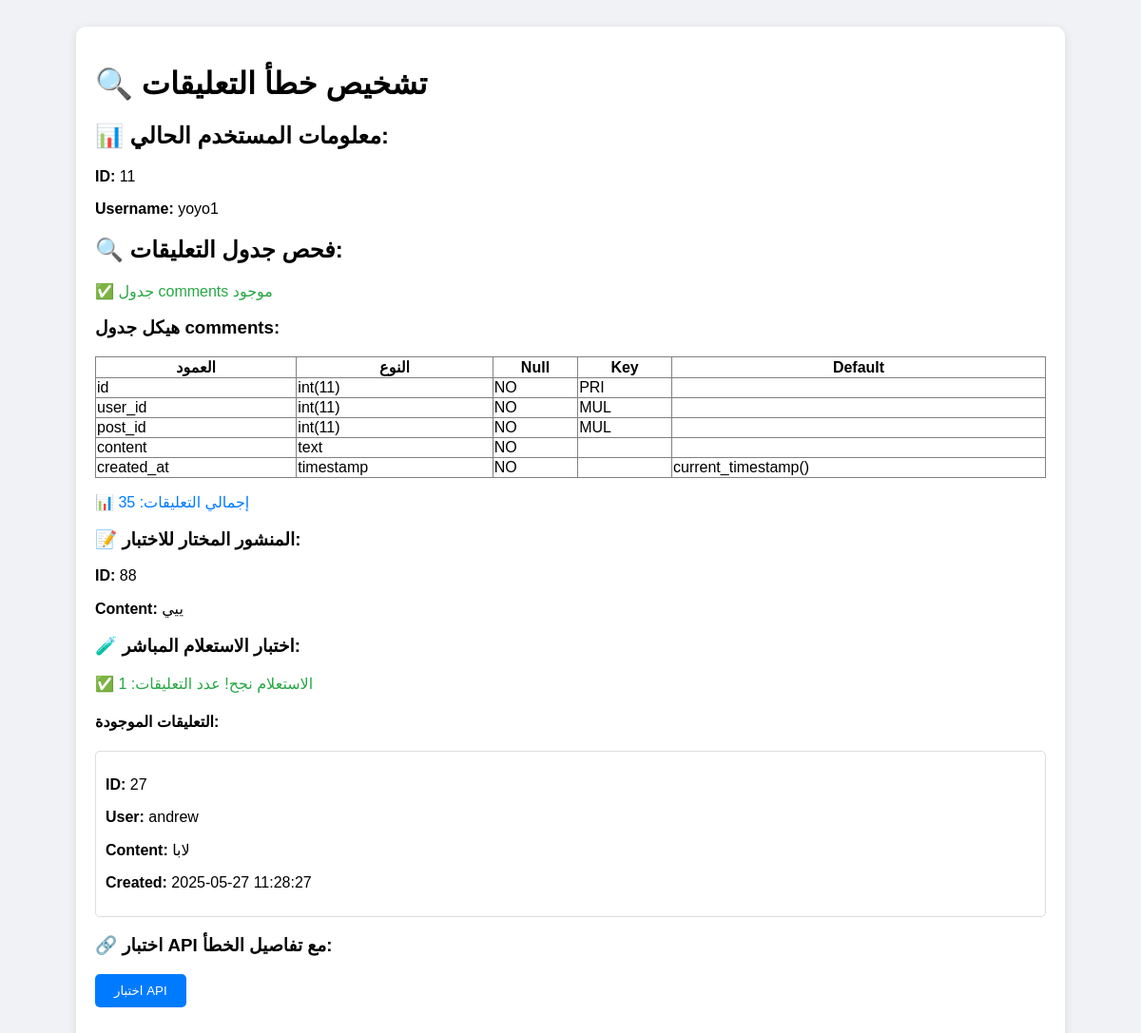
Page /debug_comments_error.php on the committed database.
### tables this page shows
CREATE TABLE `posts` (
  `id` int(11) NOT NULL AUTO_INCREMENT,
  `user_id` int(11) NOT NULL,
  `content` text DEFAULT NULL,
  `media_url` varchar(255) DEFAULT NULL,
  `created_at` timestamp NOT NULL DEFAULT current_timestamp(),
  `updated_at` timestamp NOT NULL DEFAULT current_timestamp() ON UPDATE current_timestamp(),
  `media_type` varchar(10) DEFAULT NULL,
  `location` varchar(255) DEFAULT NULL,
  `is_private` tinyint(1) DEFAULT 0,
  `likes_count` int(11) DEFAULT 0,
  `comments_count` int(11) DEFAULT 0,
  `shares_count` int(11) DEFAULT 0,
  PRIMARY KEY (`id`),
  KEY `user_id` (`user_id`),
  CONSTRAINT `posts_ibfk_1` FOREIGN KEY (`user_id`) REFERENCES `users` (`id`) ON DELETE CASCADE
);

CREATE TABLE `comments` (
  `id` int(11) NOT NULL AUTO_INCREMENT,
  `user_id` int(11) NOT NULL,
  `post_id` int(11) NOT NULL,
  `content` text NOT NULL,
  `created_at` timestamp NOT NULL DEFAULT current_timestamp(),
  PRIMARY KEY (`id`),
  KEY `user_id` (`user_id`),
  KEY `post_id` (`post_id`),
  CONSTRAINT `comments_ibfk_1` FOREIGN KEY (`user_id`) REFERENCES `users` (`id`) ON DELETE CASCADE,
  CONSTRAINT `comments_ibfk_2` FOREIGN KEY (`post_id`) REFERENCES `posts` (`id`) ON DELETE CASCADE
);

CREATE TABLE `users` (
  `id` int(11) NOT NULL AUTO_INCREMENT,
  `username` varchar(50) NOT NULL,
  `email` varchar(255) NOT NULL,
  `password` varchar(255) NOT NULL,
  `profile_picture` varchar(255) DEFAULT NULL,
  `bio` text DEFAULT NULL,
  `created_at` timestamp NOT NULL DEFAULT current_timestamp(),
  `updated_at` timestamp NOT NULL DEFAULT current_timestamp() ON UPDATE current_timestamp(),
  `last_active` timestamp NOT NULL DEFAULT current_timestamp() ON UPDATE current_timestamp(),
  `last_message_time` datetime DEFAULT NULL,
  `first_name` varchar(50) DEFAULT '',
  `last_name` varchar(50) DEFAULT '',
  `avatar_url` varchar(255) DEFAULT '/WEP/assets/images/default-avatar.png',
  `last_activity` timestamp NOT NULL DEFAULT current_timestamp() ON UPDATE current_timestamp(),
  `location` varchar(255) DEFAULT NULL,
  `website` varchar(255) DEFAULT NULL,
  `phone` varchar(20) DEFAULT NULL,
  `is_verified` tinyint(1) DEFAULT 0,
  `is_private` tinyint(1) DEFAULT 0,
  PRIMARY KEY (`id`),
  UNIQUE KEY `username` (`username`),
  UNIQUE KEY `email` (`email`)
);

### debug_comments_error.php (the view, shortened to what this page needs)
<?php
require_once 'config.php';
echo "<!DOCTYPE html>";
echo "<html><head><meta charset='UTF-8'><title>تشخيص خطأ التعليقات</title>";
echo "</head><body>";
echo "<div class='container'>";
echo "<h1>🔍 تشخيص خطأ التعليقات</h1>";
try {
    $pdo = new PDO($dsn, DB_USER, DB_PASS, $pdo_options);
    $pdo->setAttribute(PDO::ATTR_ERRMODE, PDO::ERRMODE_EXCEPTION);
    echo "<h2>📊 معلومات المستخدم الحالي:</h2>";
    echo "<p><strong>ID:</strong> {$_SESSION['user_id']}</p>";
    echo "<p><strong>Username:</strong> {$_SESSION['username']}</p>";
    echo "<h2>🔍 فحص جدول التعليقات:</h2>";
    $stmt = $pdo->query("SHOW TABLES LIKE 'comments'");
    if ($stmt->rowCount() > 0) {
        echo "<p class='success'>✅ جدول comments موجود</p>";
        echo "<h3>هيكل جدول comments:</h3>";
        $stmt = $pdo->query("DESCRIBE comments");
        $columns = $stmt->fetchAll(PDO::FETCH_ASSOC);
        echo "<table border='1' style='border-collapse:collapse;width:100%;'>";
        echo "<tr><th>العمود</th><th>النوع</th><th>Null</th><th>Key</th><th>Default</th></tr>";
        foreach ($columns as $col) {
            echo "<tr>";
            echo "<td>{$col['Field']}</td>";
            echo "<td>{$col['Type']}</td>";
            echo "<td>{$col['Null']}</td>";
            echo "<td>{$col['Key']}</td>";
            echo "<td>{$col['Default']}</td>";
            echo "</tr>";
        }
        echo "</table>";
        $stmt = $pdo->query("SELECT COUNT(*) FROM comments");
        $count = $stmt->fetchColumn();
        echo "<p class='info'>📊 إجمالي التعليقات: $count</p>";
        $stmt = $pdo->prepare("SELECT * FROM posts WHERE user_id = 11 ORDER BY id DESC LIMIT 1");
        $stmt->execute();
        $post = $stmt->fetch(PDO::FETCH_ASSOC);
        if ($post) {
            $post_id = $post['id'];
            echo "<h3>📝 المنشور المختار للاختبار:</h3>";
            echo "<p><strong>ID:</strong> {$post['id']}</p>";
            echo "<p><strong>Content:</strong> " . htmlspecialchars($post['content']) . "</p>";
            echo "<h3>🧪 اختبار الاستعلام المباشر:</h3>";
            try {
                $stmt = $pdo->prepare("
                    SELECT c.*, u.username, u.first_name, u.last_name, u.avatar_url
                    FROM comments c
                    JOIN users u ON c.user_id = u.id
                    WHERE c.post_id = ?
                    ORDER BY c.created_at DESC
                ");
                $stmt->execute([$post_id]);
                $comments = $stmt->fetchAll(PDO::FETCH_ASSOC);
                echo "<p class='success'>✅ الاستعلام نجح! عدد التعليقات: " . count($comments) . "</p>";
                if (!empty($comments)) {
                    echo "<h4>التعليقات الموجودة:</h4>";
                    foreach ($comments as $comment) {
                        echo "<div style='border:1px solid #ddd;padding:10px;margin:10px 0;border-radius:5px;'>";
                        echo "<p><strong>ID:</strong> {$comment['id']}</p>";
                        echo "<p><strong>User:</strong> {$comment['username']}</p>";
                        echo "<p><strong>Content:</strong> " . htmlspecialchars($comment['content']) . "</p>";
                        echo "<p><strong>Created:</strong> {$comment['created_at']}</p>";
                        echo "</div>";
                    }
                }
            } catch (Exception $e) {
                echo "<p class='error'>❌ خطأ في الاستعلام المباشر: " . $e->getMessage() . "</p>";
            }
            echo "<h3>🔗 اختبار API مع تفاصيل الخطأ:</h3>";
            echo "<button onclick='testAPIWithDetails($post_id)' style='padding:10px 20px;background:#007bff;color:white;border:none;border-radius:5px;cursor:pointer;'>اختبار API</button>";
        } else {
            echo "<p class='error'>❌ لا توجد منشورات للمستخدم 11</p>";
        }
    }
} catch (Exception $e) {
    echo "<p class='error'>❌ خطأ عام: " . $e->getMessage() . "</p>";
}
echo "</div>";
echo "</body></html>";
?>

### debug_comments_error.php (style rules this page uses)
body { font-family:Arial;padding:20px;background:#f0f2f5; }
.container { max-width:1000px;margin:0 auto;background:white;padding:20px;border-radius:10px;box-shadow:0 2px 10px rgba(0,0,0,0.1); }
.success { color:#28a745; }
.info { color:#007bff; }

### rows in the picture
posts: id "88", content "ييي"
comments: id "27", user.username "andrew", content "لابا", created_at "2025-05-27 11:28:27"

### other values in the picture
$_SESSION['user_id'] "11"
$_SESSION['username'] "yoyo1"
$col['Field'] "id"
$col['Type'] "int(11)"
$col['Null'] "NO"
$col['Key'] "PRI"
$col['Field'] "user_id"
$col['Key'] "MUL"
$col['Field'] "post_id"
$col['Field'] "content"
$col['Type'] "text"
$col['Field'] "created_at"
$col['Type'] "timestamp"
$col['Default'] "current_timestamp()"
$count "35"
